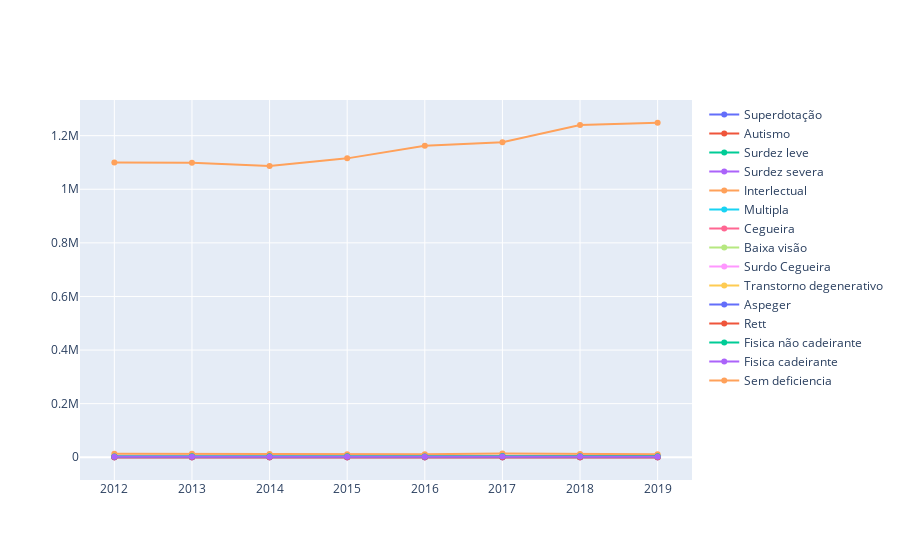

The notebook cell this image was saved under:
### Code cell
import plotly.graph_objects as go
import numpy as np

columns = ['AN_LETIVO', 'NEE_ALT_HAB', 'DEF__AUTISMO', 'DEF__SURDEZ_LEVE', 'DEF__SURDEZ_SEV', 'DEF__INTELECT', 'DEF__MULTIPLA', 'DEF__CEGUEIRA', 'DEF__BAIXA_VISAO', 'DEF__SURDO_CEG', 'DEF__TRANST_DES_INF', 'DEF__SINDR_ASPER', 'DEF__SINDR_RETT', 'DEF__FIS_N_CADEIR', 'DEF__FIS_CADEIR', 'DEF__N_POSSUI']
labels = ['Superdotação', 'Autismo', 'Surdez leve', 'Surdez severa', 'Interlectual', 'Multipla', 'Cegueira', 'Baixa visão', 'Surdo Cegueira', 'Transtorno degenerativo', 'Aspeger', 'Rett', 'Fisica não cadeirante', 'Fisica cadeirante', 'Sem deficiencia']

df = pd.DataFrame(columns=columns)

df['AN_LETIVO'] = y['AN_LETIVO'].unique()

for column in columns[1:]:
    df[column] = list([np.sum(y.loc[y['AN_LETIVO'] == 2019][column]), np.sum(y.loc[y['AN_LETIVO'] == 2018][column]), np.sum(y.loc[y['AN_LETIVO'] == 2017][column]), np.sum(y.loc[y['AN_LETIVO'] == 2016][column]), np.sum(y.loc[y['AN_LETIVO'] == 2015][column]), np.sum(y.loc[y['AN_LETIVO'] == 2014][column]), np.sum(y.loc[y['AN_LETIVO'] == 2013][column]), np.sum(y.loc[y['AN_LETIVO'] == 2012][column])])

fig = go.Figure()
for i, column in enumerate(columns[1:]):
    fig.add_trace(go.Scatter(x=df["AN_LETIVO"], y=df[column], name=labels[i],
                        text=labels[i],
                        hoverinfo='text+y',
                        line_shape='linear'))
fig.show()

### Figure 1 — Plotly figure (JSON) as saved in the notebook; plotly's stock layout.template omitted (floating-point values rounded to 4 significant figures)
{"data": [{"hoverinfo": "text+y", "line": {"shape": "linear"}, "name": "Superdotação", "text": "Superdotação", "type": "scatter", "x": [2019, 2018, 2017, 2016, 2015, 2014, 2013, 2012], "y": [62, 67, 64, 32, 26, 23, 19, 13]}, {"hoverinfo": "text+y", "line": {"shape": "linear"}, "name": "Autismo", "text": "Autismo", "type": "scatter", "x": [2019, 2018, 2017, 2016, 2015, 2014, 2013, 2012], "y": [3949, 4144, 4312, 2228, 2205, 2131, 1947, 1601]}, {"hoverinfo": "text+y", "line": {"shape": "linear"}, "name": "Surdez leve", "text": "Surdez leve", "type": "scatter", "x": [2019, 2018, 2017, 2016, 2015, 2014, 2013, 2012], "y": [555, 615, 712, 558, 593, 654, 710, 718]}, {"hoverinfo": "text+y", "line": {"shape": "linear"}, "name": "Surdez severa", "text": "Surdez severa", "type": "scatter", "x": [2019, 2018, 2017, 2016, 2015, 2014, 2013, 2012], "y": [1133, 1202, 1551, 1290, 1418, 1569, 1682, 1881]}, {"hoverinfo": "text+y", "line": {"shape": "linear"}, "name": "Interlectual", "text": "Interlectual", "type": "scatter", "x": [2019, 2018, 2017, 2016, 2015, 2014, 2013, 2012], "y": [10967, 12054, 13947, 10991, 11640, 12315, 12807, 12813]}, {"hoverinfo": "text+y", "line": {"shape": "linear"}, "name": "Multipla", "text": "Multipla", "type": "scatter", "x": [2019, 2018, 2017, 2016, 2015, 2014, 2013, 2012], "y": [2165, 2327, 3132, 2015, 2103, 2112, 2161, 2158]}, {"hoverinfo": "text+y", "line": {"shape": "linear"}, "name": "Cegueira", "text": "Cegueira", "type": "scatter", "x": [2019, 2018, 2017, 2016, 2015, 2014, 2013, 2012], "y": [118, 135, 149, 115, 128, 136, 146, 147]}, {"hoverinfo": "text+y", "line": {"shape": "linear"}, "name": "Baixa visão", "text": "Baixa visão", "type": "scatter", "x": [2019, 2018, 2017, 2016, 2015, 2014, 2013, 2012], "y": [995, 1070, 1323, 1084, 1148, 1227, 1236, 1218]}, {"hoverinfo": "text+y", "line": {"shape": "linear"}, "name": "Surdo Cegueira", "text": "Surdo Cegueira", "type": "scatter", "x": [2019, 2018, 2017, 2016, 2015, 2014, 2013, 2012], "y": [23, 25, 23, 20, 20, 21, 22, 24]}, {"hoverinfo": "text+y", "line": {"shape": "linear"}, "name": "Transtorno degenerativo", "text": "Transtorno degenerativo", "type": "scatter", "x": [2019, 2018, 2017, 2016, 2015, 2014, 2013, 2012], "y": [150, 160, 198, 147, 182, 190, 278, 348]}, {"hoverinfo": "text+y", "line": {"shape": "linear"}, "name": "Aspeger", "text": "Aspeger", "type": "scatter", "x": [2019, 2018, 2017, 2016, 2015, 2014, 2013, 2012], "y": [149, 162, 179, 135, 146, 141, 139, 129]}, {"hoverinfo": "text+y", "line": {"shape": "linear"}, "name": "Rett", "text": "Rett", "type": "scatter", "x": [2019, 2018, 2017, 2016, 2015, 2014, 2013, 2012], "y": [47, 49, 60, 61, 56, 50, 55, 84]}, {"hoverinfo": "text+y", "line": {"shape": "linear"}, "name": "Fisica não cadeirante", "text": "Fisica não cadeirante", "type": "scatter", "x": [2019, 2018, 2017, 2016, 2015, 2014, 2013, 2012], "y": [3488, 3728, 4412, 3239, 3376, 3457, 3449, 3265]}, {"hoverinfo": "text+y", "line": {"shape": "linear"}, "name": "Fisica cadeirante", "text": "Fisica cadeirante", "type": "scatter", "x": [2019, 2018, 2017, 2016, 2015, 2014, 2013, 2012], "y": [2294, 2500, 2747, 2021, 2059, 2025, 1922, 1641]}, {"hoverinfo": "text+y", "line": {"shape": "linear"}, "name": "Sem deficiencia", "text": "Sem deficiencia", "type": "scatter", "x": [2019, 2018, 2017, 2016, 2015, 2014, 2013, 2012], "y": [1248165, 1239848, 1175538, 1161934, 1115244, 1086814, 1098897, 1099882]}], "layout": {}}
